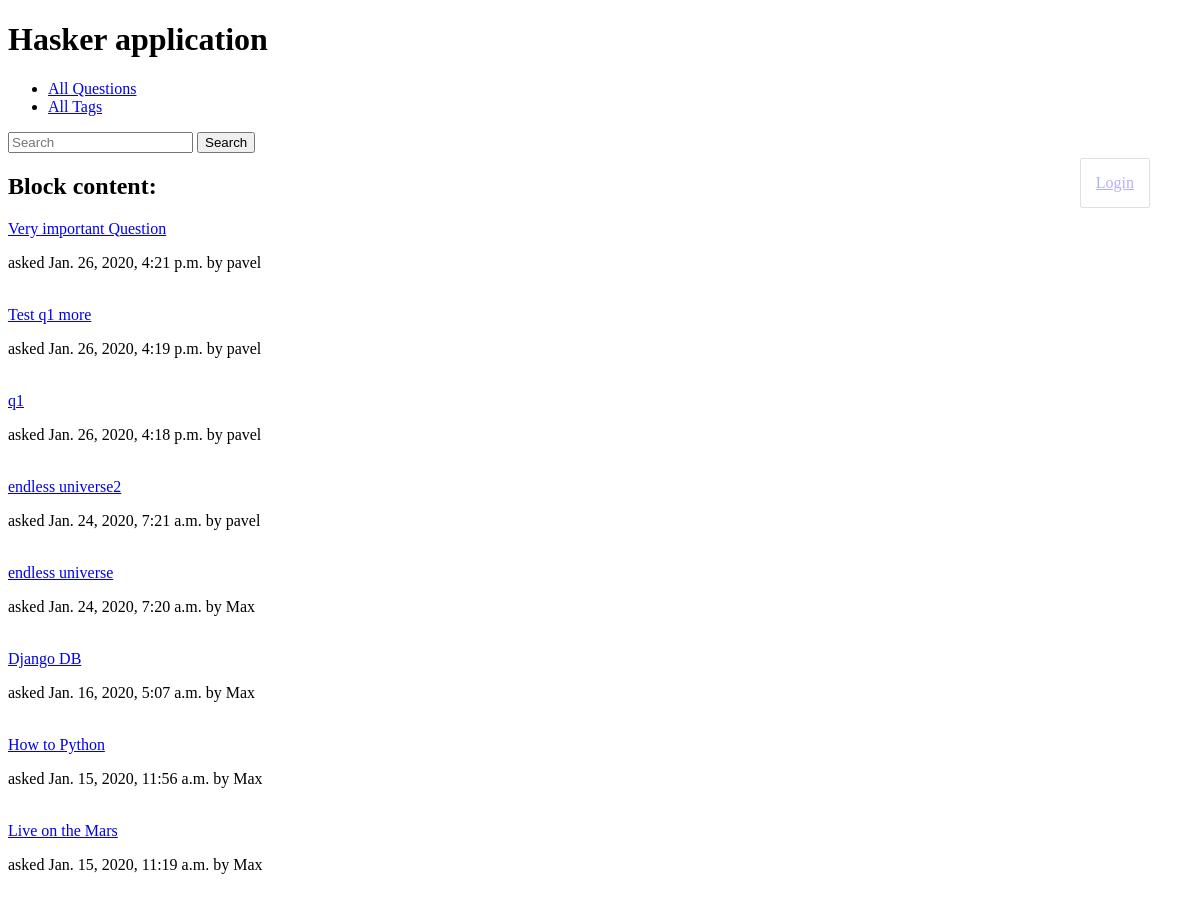
The app's page /, older data.
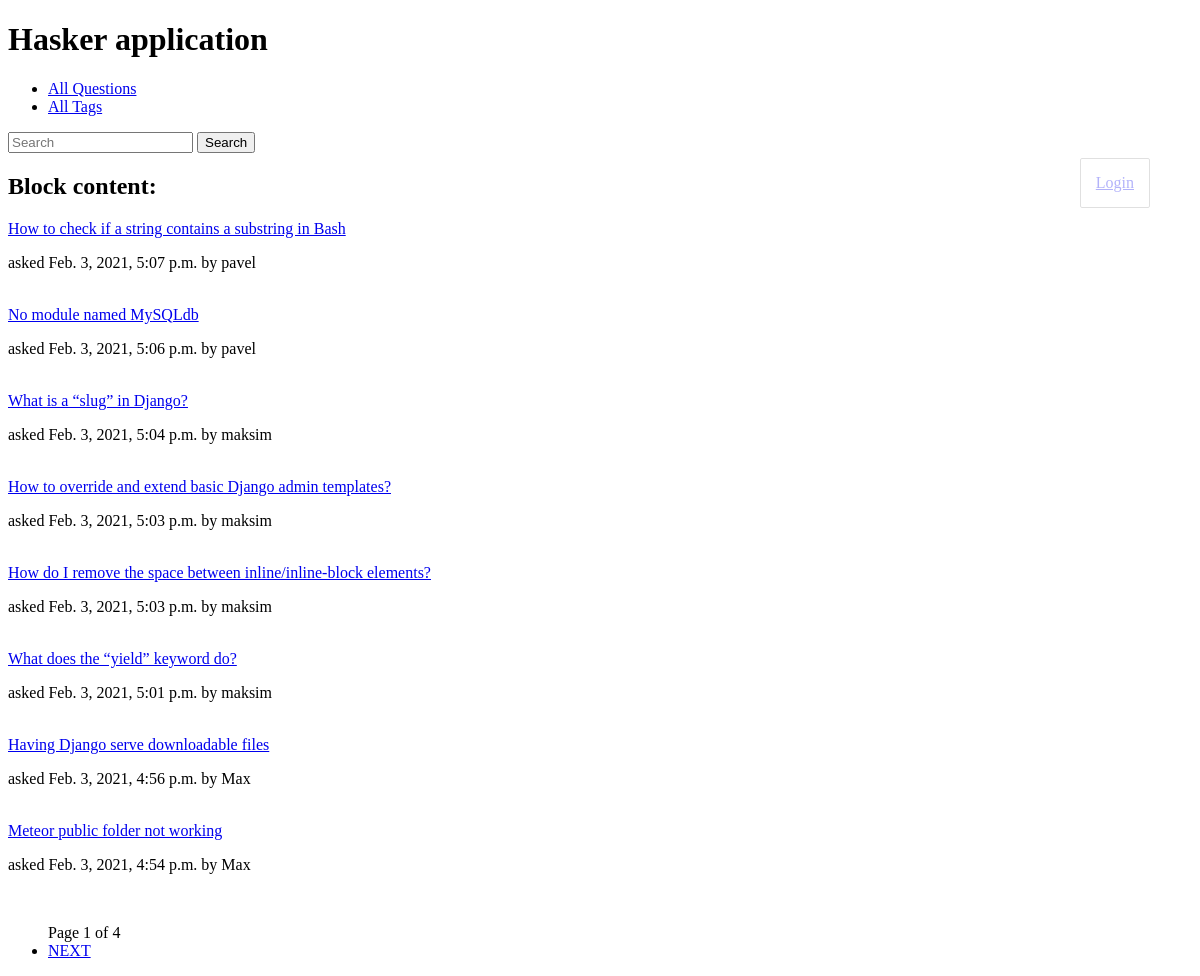
The same page, newer data.
### hasker/models.py (models this page shows, shortened)
class Question(models.Model):
    author = models.ForeignKey(User, on_delete=models.CASCADE)
    title = models.CharField(max_length=150, db_index=True)
    slug = models.SlugField(max_length=150, blank=True, unique=True)
    content = models.TextField(blank=False, db_index=True)
    tags = models.ManyToManyField('Tag', blank=True, related_name='questions')
    date_create = models.DateTimeField(auto_now_add=True)
    def get_absolute_url(self):
        return reverse('question_detail_url', kwargs={'slug': self.slug})
    class Meta:
        ordering = ['-date_create']

### hasker/views.py (the view)
# urls.py: path('', IndexView.as_view(), name='questions_list_url'),
class IndexView(generic.ListView):
    template_name='hasker/index.html'
    context_object_name='questions'
    paginate_by = 8
    def get_queryset(self):
        search_query = self.request.GET.get('search', '')
        if search_query:
            return Question.objects.filter(Q(title__icontains=search_query) | Q(content__icontains=search_query))
        return Question.objects.all()

### hasker/templates/hasker/index.html (shortened to what this page needs)
{% extends 'hasker/base_hasker.html' %}
{% block content %}
    <h2>Block content:</h2>
    {% for question in questions %}
        <div>
            <a href="{{ question.get_absolute_url }}" >{{ question.title }} </a>
            <p> asked {{ question.date_create }} by {{ question.author }} </p>
            <br>
        </div>
    {% endfor %}
{% endblock %}

Row changes from the older to the newer data that the page shows:
no longer on this page (row unchanged): Question: title "Very important Question", date_create "Jan. 26, 2020, 4:21 p.m.", author "pavel"
no longer on this page (row unchanged): Question: title "Test q1 more", date_create "Jan. 26, 2020, 4:19 p.m.", author "pavel"
no longer on this page (row unchanged): Question: title "q1", date_create "Jan. 26, 2020, 4:18 p.m.", author "pavel"
no longer on this page (row unchanged): Question: title "endless universe2", date_create "Jan. 24, 2020, 7:21 a.m.", author "pavel"
no longer on this page (row unchanged): Question: title "endless universe", date_create "Jan. 24, 2020, 7:20 a.m.", author "Max"
no longer on this page (row unchanged): Question: title "Django DB", date_create "Jan. 16, 2020, 5:07 a.m.", author "Max"
no longer on this page (row unchanged): Question: title "How to Python", date_create "Jan. 15, 2020, 11:56 a.m.", author "Max"
no longer on this page (row unchanged): Question: title "Live on the Mars", date_create "Jan. 15, 2020, 11:19 a.m.", author "Max"
added Question: title "How to check if a string contains a substring in Bash", date_create "Feb. 3, 2021, 5:07 p.m.", author "pavel"
added Question: title "No module named MySQLdb", date_create "Feb. 3, 2021, 5:06 p.m.", author "pavel"
added Question: title "What is a “slug” in Django?", date_create "Feb. 3, 2021, 5:04 p.m.", author "maksim"
added Question: title "How to override and extend basic Django admin templates?", date_create "Feb. 3, 2021, 5:03 p.m.", author "maksim"
added Question: title "How do I remove the space between inline/inline-block elements?", date_create "Feb. 3, 2021, 5:03 p.m.", author "maksim"
added Question: title "What does the “yield” keyword do?", date_create "Feb. 3, 2021, 5:01 p.m.", author "maksim"
added Question: title "Having Django serve downloadable files", date_create "Feb. 3, 2021, 4:56 p.m.", author "Max"
added Question: title "Meteor public folder not working", date_create "Feb. 3, 2021, 4:54 p.m.", author "Max"
Text that changed along with them:
{{ page_obj.number }}: (not shown) → "1"
{{ page_obj.paginator.num_pages }}: (not shown) → "4"
text now shown: "Page of NEXT"
